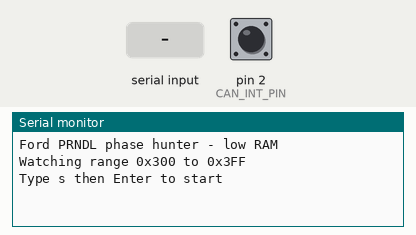
This sketch was run on a simulated Arduino Uno, built with avr-gcc and run on an emulated ATmega328P. On the bench: the last lines printed to the serial monitor. The inputs (shaded band) are chosen by the test bench; at power-on: pin 2 (CAN_INT_PIN) HIGH.

Above: at 1.2 s.
1.3 s: "s" received over Serial
At 1.6 s:
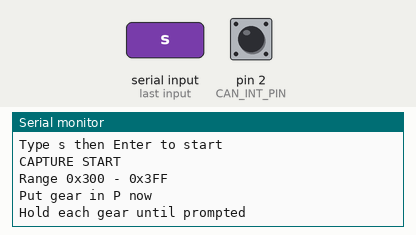
At 4.5 s:
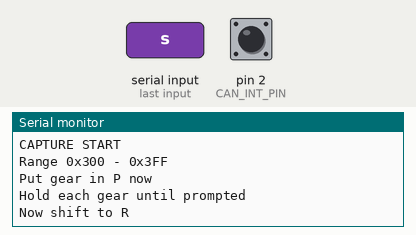

Measured:
- after the input at 1.3 s, the serial monitor: prints a new line at once (image 1)

The sketch:

CAN_Gears_New_Ford.ino
```cpp
#include <SPI.h>
#include <mcp_can.h>

const byte CAN_CS_PIN  = 10;
const byte CAN_INT_PIN = 2;

MCP_CAN CAN0(CAN_CS_PIN);

// ===== change this range =====
const uint16_t START_ID = 0x300;//6
const uint16_t END_ID   = 0x3FF;//6
// then try 0x300-0x3FF, then 0x700-0x7FF
// =============================

const byte NUM_PHASES = 5;   // P R N D M
const byte MAX_IDS    = 8;   // keep Uno RAM safe

const char phaseName[NUM_PHASES] = {'P','R','N','D','M'};

struct Track {
  uint16_t id;
  bool used;
  byte vals[8][NUM_PHASES];
  byte seenMask[8];   // bit0=P bit1=R bit2=N bit3=D bit4=M
};

Track tracks[MAX_IDS];

byte curPhase = 0;
unsigned long phaseStart = 0;
const unsigned long PHASE_MS = 2500;
bool captureStarted = false;
unsigned int rxCount = 0;

void clearTracks() {
  for (byte i = 0; i < MAX_IDS; i++) {
    tracks[i].used = false;
    tracks[i].id = 0;
    for (byte b = 0; b < 8; b++) {
      tracks[i].seenMask[b] = 0;
      for (byte p = 0; p < NUM_PHASES; p++) {
        tracks[i].vals[b][p] = 0;
      }
    }
  }
}

int findTrack(uint16_t id) {
  for (byte i = 0; i < MAX_IDS; i++) {
    if (tracks[i].used && tracks[i].id == id) return i;
  }
  return -1;
}

int allocTrack(uint16_t id) {
  for (byte i = 0; i < MAX_IDS; i++) {
    if (!tracks[i].used) {
      tracks[i].used = true;
      tracks[i].id = id;
      return i;
    }
  }
  return -1;
}

void printHex2(byte v) {
  if (v < 0x10) Serial.print('0');
  Serial.print(v, HEX);
}

bool phaseSeen(const Track &t, byte b, byte p) {
  return (t.seenMask[b] & (1 << p)) != 0;
}

byte countDistinct(const Track &t, byte b) {
  byte distinct = 0;

  for (byte i = 0; i < NUM_PHASES; i++) {
    if (!phaseSeen(t, b, i)) continue;

    bool duplicate = false;
    for (byte j = 0; j < i; j++) {
      if (phaseSeen(t, b, j) && t.vals[b][j] == t.vals[b][i]) {
        duplicate = true;
        break;
      }
    }
    if (!duplicate) distinct++;
  }

  return distinct;
}

void printResults() {
  Serial.println();
  Serial.println("===== CANDIDATES =====");

  bool found = false;

  for (byte i = 0; i < MAX_IDS; i++) {
    if (!tracks[i].used) continue;

    for (byte b = 0; b < 8; b++) {
      byte distinct = countDistinct(tracks[i], b);

      if (distinct >= 3) {
        found = true;
        Serial.print("ID 0x");
        Serial.print(tracks[i].id, HEX);
        Serial.print(" byte ");
        Serial.print(b);
        Serial.print(" -> ");

        for (byte p = 0; p < NUM_PHASES; p++) {
          Serial.print(phaseName[p]);
          Serial.print(":");
          if (phaseSeen(tracks[i], b, p)) printHex2(tracks[i].vals[b][p]);
          else Serial.print("--");
          Serial.print(" ");
        }

        Serial.print("distinct=");
        Serial.println(distinct);
      }
    }
  }

  if (!found) {
    Serial.println("No candidates found in this range.");
  }

  Serial.println("======================");
  Serial.println();
}

void startCapture() {
  clearTracks();
  captureStarted = true;
  curPhase = 0;
  phaseStart = millis();
  rxCount = 0;

  Serial.println();
  Serial.println("CAPTURE START");
  Serial.print("Range 0x");
  Serial.print(START_ID, HEX);
  Serial.print(" - 0x");
  Serial.println(END_ID, HEX);
  Serial.println("Put gear in P now");
  Serial.println("Hold each gear until prompted");
  Serial.println();
}

void setup() {
  Serial.begin(115200);
  pinMode(CAN_INT_PIN, INPUT);

  if (CAN0.begin(MCP_ANY, CAN_500KBPS, MCP_8MHZ) != CAN_OK) {
    Serial.println("CAN init FAIL");
    while (1) {}
  }

  CAN0.setMode(MCP_NORMAL);
  clearTracks();

  Serial.println("Ford PRNDL phase hunter - low RAM");
  Serial.print("Watching range 0x");
  Serial.print(START_ID, HEX);
  Serial.print(" to 0x");
  Serial.println(END_ID, HEX);
  Serial.println("Type s then Enter to start");
}

void loop() {
  if (!captureStarted && Serial.available()) {
    char c = Serial.read();
    if (c == 's' || c == 'S') {
      startCapture();
    }
  }

  while (digitalRead(CAN_INT_PIN) == LOW) {
    unsigned long rxId = 0;
    byte len = 0;
    byte buf[8];

    if (CAN0.readMsgBuf(&rxId, &len, buf) != CAN_OK) break;
    if (!captureStarted) continue;
    if (rxId > 0x7FF) continue;   // standard only
    if (len != 8) continue;

    uint16_t id = (uint16_t)rxId;
    if (id < START_ID || id > END_ID) continue;

    rxCount++;

    int idx = findTrack(id);
    if (idx < 0) idx = allocTrack(id);
    if (idx < 0) continue; // ignore extra IDs once table full

    for (byte b = 0; b < 8; b++) {
      tracks[idx].vals[b][curPhase] = buf[b];
      tracks[idx].seenMask[b] |= (1 << curPhase);
    }
  }

  if (captureStarted) {
    unsigned long now = millis();
    if (now - phaseStart >= PHASE_MS) {
      curPhase++;
      phaseStart = now;

      if (curPhase >= NUM_PHASES) {
        captureStarted = false;
        Serial.println();
        Serial.println("CAPTURE END");
        Serial.print("Frames in range: ");
        Serial.println(rxCount);
        printResults();
        Serial.println("Type s to run again");
      } else {
        Serial.print("Now shift to ");
        Serial.println(phaseName[curPhase]);
      }
    }
  }
}
```
